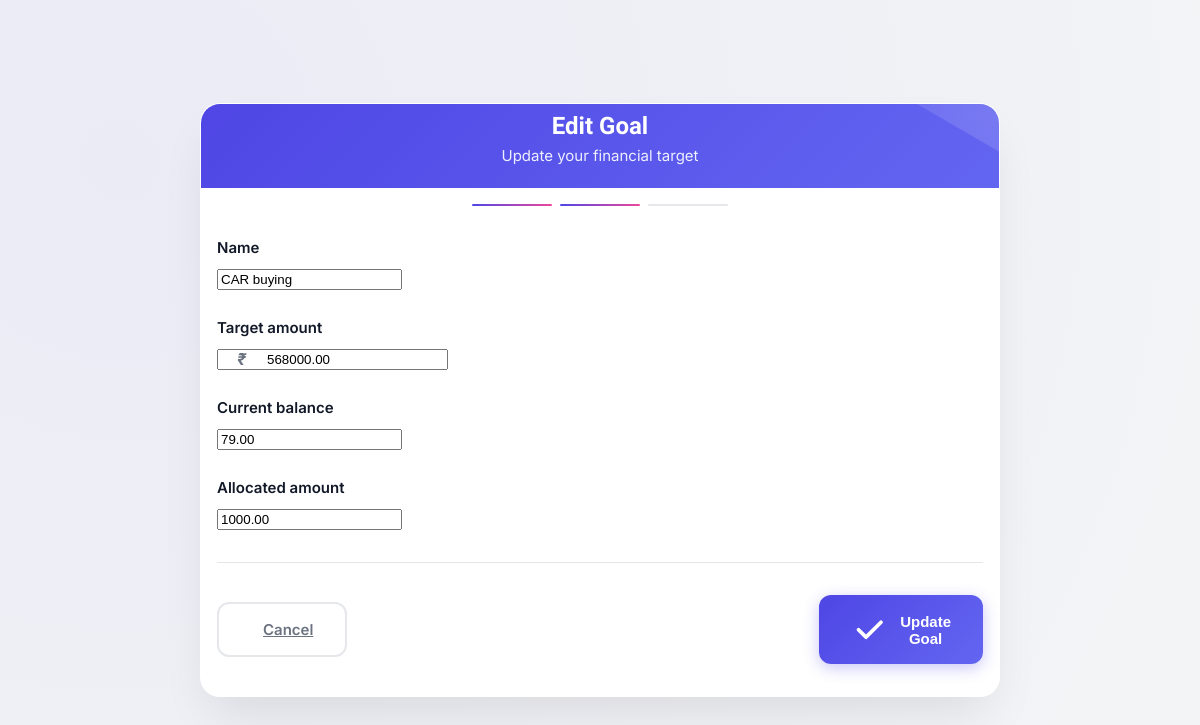
Page /goals/1/edit/ on the committed database.
### goals/models.py (models this page shows, shortened)
class Goal(models.Model):
    name = models.CharField(max_length=255)
    target_amount = models.DecimalField(max_digits=10, decimal_places=2)
    current_balance = models.DecimalField(max_digits=10, decimal_places=2, default=0.00)
    allocated_amount = models.DecimalField(max_digits=10, decimal_places=2, default=0.00)

### goals/views.py (the view)
# urls.py: path("<int:pk>/edit/", views.goal_edit, name="goal_edit"),
def goal_edit(request, pk):
    goal = get_object_or_404(Goal, pk=pk)
    if request.method == "POST":
        form = GoalForm(request.POST, instance=goal)
        if form.is_valid():
            form.save()
            return redirect("goals:goal_list")
    else:
        form = GoalForm(instance=goal)
    return render(request, "goals/form.html", {"form": form})

### goals/forms.py
class GoalForm(forms.ModelForm):
    class Meta:
        model = Goal
        fields = ["name", "target_amount", "current_balance", "allocated_amount"]
        widgets = {
            "name": forms.TextInput(attrs={"class": "border p-2 w-full rounded"}),
            "target_amount": forms.NumberInput(attrs={"class": "border p-2 w-full rounded"}),
            "current_balance": forms.NumberInput(attrs={"class": "border p-2 w-full rounded"}),
            "allocated_amount": forms.NumberInput(attrs={"class": "border p-2 w-full rounded"}),
        }

### goals/templates/goals/form.html (shortened to what this page needs)
{% block content %}
<div class="form-container">
    <div class="form-card">
        <div class="form-header">
            <h1 class="form-title">
                {% if form.instance.pk %}Edit Goal{% else %}Create New Goal{% endif %}
            </h1>
            <p class="form-subtitle">
                {% if form.instance.pk %}Update your financial target{% else %}Start your journey to financial success{% endif %}
            </p>
        </div>
        <div class="form-body">
            <div class="progress-tracker">
                <div class="progress-step active"></div>
                <div class="progress-step {% if form.instance.pk %}active{% endif %}"></div>
                <div class="progress-step"></div>
            </div>
            <form method="post" class="space-y-4">
                {% for field in form %}
                <div class="form-group" style="--order: {{ forloop.counter }}">
                    <label for="{{ field.id_for_label }}" class="form-label">
                        {{ field.label }}
                    </label>
                    <div class="{% if field.name == 'target_amount' %}icon-input{% endif %}">
                        {% if field.name == 'target_amount' %}
                        <i>₹</i>
                        {% endif %}
                        {{ field }}
                    </div>
                </div>
                {% endfor %}
                <div class="form-footer">
                    <a href="{% url 'goals:goal_list' %}" class="btn btn-outline">
                        Cancel
                    </a>
                    <button type="submit" class="btn btn-primary">
                        {% if form.instance.pk %}
                        <svg xmlns="http://www.w3.org/2000/svg" class="h-5 w-5" viewBox="0 0 20 20" fill="currentColor">
                            <path fill-rule="evenodd" d="M16.707 5.293a1 1 0 010 1.414l-8 8a1 1 0 01-1.414 0l-4-4a1 1 0 011.414-1.414L8 12.586l7.293-7.293a1 1 0 011.414 0z" clip-rule="evenodd" />
                        </svg>
                        Update Goal
                        {% else %}
                        <svg xmlns="http://www.w3.org/2000/svg" class="h-5 w-5" viewBox="0 0 20 20" fill="currentColor">
                            <path fill-rule="evenodd" d="M10 5a1 1 0 011 1v3h3a1 1 0 110 2h-3v3a1 1 0 11-2 0v-3H6a1 1 0 110-2h3V6a1 1 0 011-1z" clip-rule="evenodd" />
                        </svg>
                        Create Goal
                        {% endif %}
                    </button>
                </div>
            </form>
        </div>
    </div>
</div>
{% endblock %}

### goals/templates/goals/form.html (style rules this page uses)
.form-container { animation: fadeIn 0.6s cubic-bezier(0.22, 1, 0.36, 1) forwards; max-width: 800px; width: 100%; }
.form-card { background: white; border-radius: 20px; box-shadow: 0 25px 50px -12px rgba(0, 0, 0, 0.1); overflow: hidden; border: 1px solid rgba(255, 255, 255, 0.3); position: relative; }
.form-card::before { content: ''; position: absolute; top: 0; left: 0; width: 100%; height: 100%; background: linear-gradient( 135deg, rgba(79, 70, 229, 0.03) 0%, rgba(236, 72, 153, 0.02) 50%, rgba(245, 158, 11, 0.01) 100% ); z-index: -1; }
.form-header { background: linear-gradient(135deg, var(--primary), var(--primary-light)); color: white; padding: 0.5rem; position: relative; overflow: hidden; text-align: center; }
.form-header::after { content: ""; position: absolute; top: -50%; right: -50%; width: 100%; height: 100%; background: radial-gradient(circle, rgba(255,255,255,0.15) 0%, rgba(255,255,255,0) 70%); transform: rotate(30deg); }
.form-title { font-family: 'Plus Jakarta Sans', sans-serif; font-size: 1.5rem; font-weight: 800; margin: 0; position: relative; z-index: 1; animation: float 4s ease-in-out infinite; }
.form-subtitle { font-size: 0.9375rem; opacity: 0.9; margin-top: 0.4rem; font-weight: 400; position: relative; z-index: 1; max-width: 100%; margin-left: auto; margin-right: auto; }
.form-body { padding: 1rem; }
.form-group { margin-bottom: 1.75rem; animation: slideIn 0.5s ease-out forwards; animation-delay: calc(var(--order) * 0.1s); opacity: 0; position: relative; }
.form-label { display: block; font-weight: 600; color: var(--dark); margin-bottom: 0.75rem; font-size: 0.9375rem; }
.btn { padding: 1rem 2rem; border-radius: 12px; font-weight: 600; transition: all 0.3s ease; cursor: pointer; font-size: 0.9375rem; display: inline-flex; align-items: center; justify-content: center; gap: 0.75rem; position: relative; overflow: hidden; }
.btn-primary { background: linear-gradient(135deg, var(--primary), var(--primary-light)); color: white; border: none; box-shadow: 0 4px 15px rgba(79, 70, 229, 0.3); }
.btn-outline { background: transparent; color: var(--gray); border: 2px solid #e5e7eb; transition: all 0.3s ease; }
.form-footer { display: flex; justify-content: space-between; align-items: center; margin-top: 2rem; padding-top: 2rem; border-top: 1px solid #e5e7eb; }
.progress-tracker { display: flex; gap: 0.5rem; margin-bottom: 2rem; justify-content: center; }
.progress-step { height: 2px; border-radius: 2px; background: #e5e7eb; flex: 1; max-width: 80px; transition: all 0.6s ease; }
.progress-step.active { background: linear-gradient(90deg, var(--primary), var(--accent)); }
.icon-input { position: relative; }
.icon-input i { position: absolute; left: 1.25rem; top: 50%; transform: translateY(-50%); color: var(--gray); font-weight: bold; }
.icon-input input { padding-left: 3rem !important; }

### rows in the picture
Goal: form "CAR buying" "568000.00" "79.00" "1000.00"

### other values in the picture
{{ field.label }} "Name" "Target amount" "Current balance" "Allocated amount"
